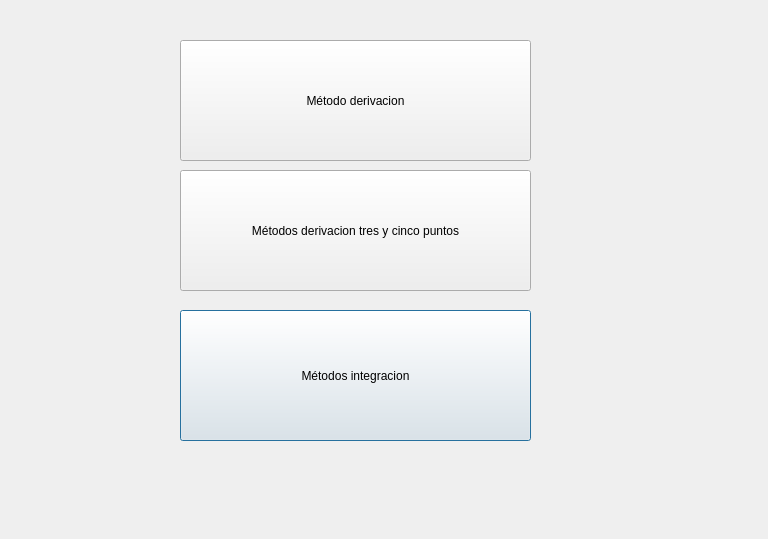
<?xml version="1.0" encoding="UTF-8"?>
<ui version="4.0">
 <class>unidad4</class>
 <widget class="QDialog" name="unidad4">
  <property name="geometry">
   <rect>
    <x>0</x>
    <y>0</y>
    <width>768</width>
    <height>539</height>
   </rect>
  </property>
  <property name="windowTitle">
   <string>Unidad 4</string>
  </property>
  <widget class="QPushButton" name="integracion">
   <property name="geometry">
    <rect>
     <x>180</x>
     <y>310</y>
     <width>351</width>
     <height>131</height>
    </rect>
   </property>
   <property name="text">
    <string>Métodos integracion</string>
   </property>
  </widget>
  <widget class="QPushButton" name="derivacion">
   <property name="geometry">
    <rect>
     <x>180</x>
     <y>40</y>
     <width>351</width>
     <height>121</height>
    </rect>
   </property>
   <property name="text">
    <string>Método derivacion</string>
   </property>
  </widget>
  <widget class="QPushButton" name="derivacion_2">
   <property name="geometry">
    <rect>
     <x>180</x>
     <y>170</y>
     <width>351</width>
     <height>121</height>
    </rect>
   </property>
   <property name="text">
    <string>Métodos derivacion tres y cinco puntos</string>
   </property>
  </widget>
 </widget>
 <resources/>
 <connections/>
</ui>
